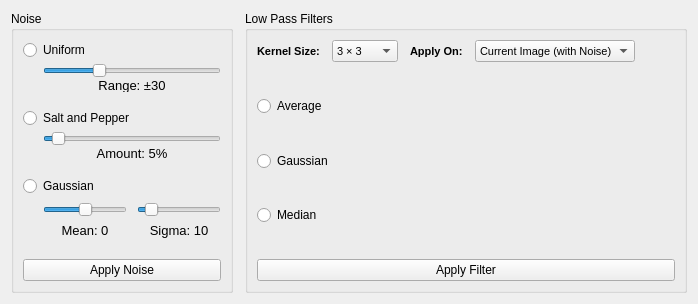
         <widget class="QWidget" name="noiseFilterPage">
          <layout class="QHBoxLayout" name="horizontalLayout_3">
           <property name="spacing">
            <number>12</number>
           </property>
           <item>
            <widget class="QGroupBox" name="noiseGroup">
             <property name="sizePolicy">
              <sizepolicy hsizetype="Preferred" vsizetype="Preferred">
               <horstretch>0</horstretch>
               <verstretch>0</verstretch>
              </sizepolicy>
             </property>
             <property name="title">
              <string>Noise</string>
             </property>
             <layout class="QVBoxLayout" name="verticalLayout_5">
              <property name="spacing">
               <number>4</number>
              </property>
              <item>
               <widget class="QRadioButton" name="radioUniform">
                <property name="styleSheet">
                 <string notr="true">font: 75 9pt &quot;MS Shell Dlg 2&quot;;</string>
                </property>
                <property name="text">
                 <string>Uniform</string>
                </property>
               </widget>
              </item>
              <item>
               <widget class="QWidget" name="uniformSliderContainer" native="true">
                <property name="minimumSize">
                 <size>
                  <width>0</width>
                  <height>28</height>
                 </size>
                </property>
                <property name="maximumSize">
                 <size>
                  <width>16777215</width>
                  <height>28</height>
                 </size>
                </property>
                <layout class="QVBoxLayout" name="verticalLayout_uniform">
                 <property name="spacing">
                  <number>2</number>
                 </property>
                 <property name="leftMargin">
                  <number>20</number>
                 </property>
                 <property name="topMargin">
                  <number>0</number>
                 </property>
                 <property name="rightMargin">
                  <number>0</number>
                 </property>
                 <property name="bottomMargin">
                  <number>0</number>
                 </property>
                 <item>
                  <widget class="QSlider" name="sliderUniform">
                   <property name="maximumSize">
                    <size>
                     <width>390</width>
                     <height>20</height>
                    </size>
                   </property>
                   <property name="visible">
                    <bool>false</bool>
                   </property>
                   <property name="maximum">
                    <number>100</number>
                   </property>
                   <property name="value">
                    <number>30</number>
                   </property>
                   <property name="orientation">
                    <enum>Qt::Horizontal</enum>
                   </property>
                  </widget>
                 </item>
                 <item>
                  <widget class="QLabel" name="labelUniformValue">
                   <property name="visible">
                    <bool>false</bool>
                   </property>
                   <property name="styleSheet">
                    <string notr="true">font-size: 13px; padding: 0px; margin: 0px;</string>
                   </property>
                   <property name="text">
                    <string>Range: ±30</string>
                   </property>
                   <property name="alignment">
                    <set>Qt::AlignCenter</set>
                   </property>
                  </widget>
                 </item>
                </layout>
               </widget>
              </item>
              <item>
               <spacer name="spacerBetweenNoise1">
                <property name="orientation">
                 <enum>Qt::Vertical</enum>
                </property>
                <property name="sizeHint" stdset="0">
                 <size>
                  <width>20</width>
                  <height>12</height>
                 </size>
                </property>
               </spacer>
              </item>
              <item>
               <widget class="QRadioButton" name="radioSaltPepper">
                <property name="styleSheet">
                 <string notr="true">font: 75 9pt &quot;MS Shell Dlg 2&quot;;</string>
                </property>
                <property name="text">
                 <string>Salt and Pepper</string>
                </property>
               </widget>
              </item>
              <item>
               <widget class="QWidget" name="saltPepperSliderContainer" native="true">
                <property name="minimumSize">
                 <size>
                  <width>0</width>
                  <height>28</height>
                 </size>
                </property>
                <property name="maximumSize">
                 <size>
                  <width>16777215</width>
                  <height>28</height>
                 </size>
                </property>
                <layout class="QVBoxLayout" name="verticalLayout_saltpepper">
                 <property name="spacing">
                  <number>2</number>
                 </property>
                 <property name="leftMargin">
                  <number>20</number>
                 </property>
                 <property name="topMargin">
                  <number>0</number>
                 </property>
                 <property name="rightMargin">
                  <number>0</number>
                 </property>
                 <property name="bottomMargin">
                  <number>0</number>
                 </property>
                 <item>
                  <widget class="QSlider" name="sliderSaltPepper">
                   <property name="maximumSize">
                    <size>
                     <width>390</width>
                     <height>20</height>
                    </size>
                   </property>
                   <property name="visible">
                    <bool>false</bool>
                   </property>
                   <property name="maximum">
                    <number>100</number>
                   </property>
                   <property name="value">
                    <number>5</number>
                   </property>
                   <property name="orientation">
                    <enum>Qt::Horizontal</enum>
                   </property>
                  </widget>
                 </item>
                 <item>
                  <widget class="QLabel" name="labelSaltPepperValue">
                   <property name="visible">
                    <bool>false</bool>
                   </property>
                   <property name="styleSheet">
                    <string notr="true">font-size: 13px; padding: 0px; margin: 0px;</string>
                   </property>
                   <property name="text">
                    <string>Amount: 5%</string>
                   </property>
                   <property name="alignment">
                    <set>Qt::AlignCenter</set>
                   </property>
                  </widget>
                 </item>
                </layout>
               </widget>
              </item>
              <item>
               <spacer name="spacerBetweenNoise2">
                <property name="orientation">
                 <enum>Qt::Vertical</enum>
                </property>
                <property name="sizeHint" stdset="0">
                 <size>
                  <width>20</width>
                  <height>12</height>
                 </size>
                </property>
               </spacer>
              </item>
              <item>
               <widget class="QRadioButton" name="radioGaussian">
                <property name="styleSheet">
                 <string notr="true">font: 75 9pt &quot;MS Shell Dlg 2&quot;;</string>
                </property>
                <property name="text">
                 <string>Gaussian</string>
                </property>
               </widget>
              </item>
              <item>
               <widget class="QWidget" name="gaussianSliderContainer" native="true">
                <property name="minimumSize">
                 <size>
                  <width>0</width>
                  <height>40</height>
                 </size>
                </property>
                <property name="maximumSize">
                 <size>
                  <width>16777215</width>
                  <height>40</height>
                 </size>
                </property>
                <layout class="QHBoxLayout" name="horizontalLayout_gaussian">
                 <property name="spacing">
                  <number>10</number>
                 </property>
                 <property name="leftMargin">
                  <number>20</number>
                 </property>
                 <property name="topMargin">
                  <number>0</number>
                 </property>
                 <property name="rightMargin">
                  <number>0</number>
                 </property>
                 <property name="bottomMargin">
                  <number>0</number>
                 </property>
                 <item>
                  <widget class="QWidget" name="meanSliderWidget" native="true">
                   <layout class="QVBoxLayout" name="verticalLayout_mean">
                    <property name="spacing">
                     <number>2</number>
                    </property>
                    <property name="leftMargin">
                     <number>0</number>
                    </property>
                    <property name="topMargin">
                     <number>0</number>
                    </property>
                    <property name="rightMargin">
                     <number>0</number>
                    </property>
                    <property name="bottomMargin">
                     <number>0</number>
                    </property>
                    <item>
                     <widget class="QSlider" name="sliderGaussianMean">
                      <property name="maximumSize">
                       <size>
                        <width>180</width>
                        <height>20</height>
                       </size>
                      </property>
                      <property name="visible">
                       <bool>false</bool>
                      </property>
                      <property name="minimum">
                       <number>-50</number>
                      </property>
                      <property name="maximum">
                       <number>50</number>
                      </property>
                      <property name="value">
                       <number>0</number>
                      </property>
                      <property name="orientation">
                       <enum>Qt::Horizontal</enum>
                      </property>
                     </widget>
                    </item>
                    <item>
                     <widget class="QLabel" name="labelGaussianMeanValue">
                      <property name="visible">
                       <bool>false</bool>
                      </property>
                      <property name="styleSheet">
                       <string notr="true">font-size: 13px; padding: 0px; margin: 0px;</string>
                      </property>
                      <property name="text">
                       <string>Mean: 0</string>
                      </property>
                      <property name="alignment">
                       <set>Qt::AlignCenter</set>
                      </property>
                     </widget>
                    </item>
                   </layout>
                  </widget>
                 </item>
                 <item>
                  <widget class="QWidget" name="sigmaSliderWidget" native="true">
                   <layout class="QVBoxLayout" name="verticalLayout_sigma">
                    <property name="spacing">
                     <number>2</number>
                    </property>
                    <property name="leftMargin">
                     <number>0</number>
                    </property>
                    <property name="topMargin">
                     <number>0</number>
                    </property>
                    <property name="rightMargin">
                     <number>0</number>
                    </property>
                    <property name="bottomMargin">
                     <number>0</number>
                    </property>
                    <item>
                     <widget class="QSlider" name="sliderGaussianSigma">
                      <property name="maximumSize">
                       <size>
                        <width>180</width>
                        <height>20</height>
                       </size>
                      </property>
                      <property name="visible">
                       <bool>false</bool>
                      </property>
                      <property name="maximum">
                       <number>100</number>
                      </property>
                      <property name="value">
                       <number>10</number>
                      </property>
                      <property name="orientation">
                       <enum>Qt::Horizontal</enum>
                      </property>
                     </widget>
                    </item>
                    <item>
                     <widget class="QLabel" name="labelGaussianSigmaValue">
                      <property name="visible">
                       <bool>false</bool>
                      </property>
                      <property name="styleSheet">
                       <string notr="true">font-size: 13px; padding: 0px; margin: 0px;</string>
                      </property>
                      <property name="text">
                       <string>Sigma: 10</string>
                      </property>
                      <property name="alignment">
                       <set>Qt::AlignCenter</set>
                      </property>
                     </widget>
                    </item>
                   </layout>
                  </widget>
                 </item>
                </layout>
               </widget>
              </item>
              <item>
               <spacer name="verticalSpacer_noise">
                <property name="orientation">
                 <enum>Qt::Vertical</enum>
                </property>
                <property name="sizeType">
                 <enum>QSizePolicy::Expanding</enum>
                </property>
                <property name="sizeHint" stdset="0">
                 <size>
                  <width>20</width>
                  <height>15</height>
                 </size>
                </property>
               </spacer>
              </item>
              <item>
               <widget class="QPushButton" name="btnApplyNoise">
                <property name="text">
                 <string>Apply Noise</string>
                </property>
               </widget>
              </item>
             </layout>
            </widget>
           </item>
           <item>
            <widget class="QGroupBox" name="filterGroup">
             <property name="sizePolicy">
              <sizepolicy hsizetype="Preferred" vsizetype="Preferred">
               <horstretch>0</horstretch>
               <verstretch>0</verstretch>
              </sizepolicy>
             </property>
             <property name="title">
              <string>Low Pass Filters</string>
             </property>
             <layout class="QVBoxLayout" name="verticalLayout_6">
              <property name="spacing">
               <number>4</number>
              </property>
              <item>
               <widget class="QWidget" name="kernelSizeContainer" native="true">
                <layout class="QHBoxLayout" name="horizontalLayout_kernelSize">
                 <property name="spacing">
                  <number>12</number>
                 </property>
                 <property name="leftMargin">
                  <number>0</number>
                 </property>
                 <property name="topMargin">
                  <number>0</number>
                 </property>
                 <property name="rightMargin">
                  <number>0</number>
                 </property>
                 <property name="bottomMargin">
                  <number>0</number>
                 </property>
                 <item>
                  <widget class="QLabel" name="labelKernelSize">
                   <property name="styleSheet">
                    <string notr="true">font-size: 11px; font-weight: bold;</string>
                   </property>
                   <property name="text">
                    <string>Kernel Size:</string>
                   </property>
                  </widget>
                 </item>
                 <item>
                  <widget class="QComboBox" name="comboKernelSize">
                   <property name="maximumSize">
                    <size>
                     <width>75</width>
                     <height>16777215</height>
                    </size>
                   </property>
                   <property name="styleSheet">
                    <string notr="true">font-size: 11px;</string>
                   </property>
                   <item>
                    <property name="text">
                     <string>3 × 3</string>
                    </property>
                   </item>
                   <item>
                    <property name="text">
                     <string>5 × 5</string>
                    </property>
                   </item>
                   <item>
                    <property name="text">
                     <string>7 × 7</string>
                    </property>
                   </item>
                   <item>
                    <property name="text">
                     <string>9 × 9</string>
                    </property>
                   </item>
                   <item>
                    <property name="text">
                     <string>11 × 11</string>
                    </property>
                   </item>
                   <item>
                    <property name="text">
                     <string>13 × 13</string>
                    </property>
                   </item>
                   <item>
                    <property name="text">
                     <string>15 × 15</string>
                    </property>
                   </item>
                  </widget>
                 </item>
                 <item>
                  <widget class="QLabel" name="labelApplyOn">
                   <property name="styleSheet">
                    <string notr="true">font-size: 11px; font-weight: bold;</string>
                   </property>
                   <property name="text">
                    <string>Apply On:</string>
                   </property>
                  </widget>
                 </item>
                 <item>
                  <widget class="QComboBox" name="comboFilterApplyOn">
                   <property name="maximumSize">
                    <size>
                     <width>180</width>
                     <height>16777215</height>
                    </size>
                   </property>
                   <property name="styleSheet">
                    <string notr="true">font-size: 11px;</string>
                   </property>
                   <item>
                    <property name="text">
                     <string>Current Image (with Noise)</string>
                    </property>
                   </item>
                   <item>
                    <property name="text">
                     <string>Original Image</string>
                    </property>
                   </item>
                  </widget>
                 </item>
                 <item>
                  <spacer name="horizontalSpacer_filter">
                   <property name="orientation">
                    <enum>Qt::Horizontal</enum>
                   </property>
                   <property name="sizeHint" stdset="0">
                    <size>
                     <width>40</width>
                     <height>20</height>
                    </size>
                   </property>
                  </spacer>
                 </item>
                </layout>
               </widget>
              </item>
              <item>
               <spacer name="spacerAfterKernel">
                <property name="orientation">
                 <enum>Qt::Vertical</enum>
                </property>
                <property name="sizeHint" stdset="0">
                 <size>
                  <width>20</width>
                  <height>8</height>
                 </size>
                </property>
               </spacer>
              </item>
              <item>
               <widget class="QRadioButton" name="radioAverage">
                <property name="styleSheet">
                 <string notr="true">font: 75 9pt &quot;MS Shell Dlg 2&quot;;</string>
                </property>
                <property name="text">
                 <string>Average</string>
                </property>
               </widget>
              </item>
              <item>
               <spacer name="spacerBetweenFilter1">
                <property name="orientation">
                 <enum>Qt::Vertical</enum>
                </property>
                <property name="sizeHint" stdset="0">
                 <size>
                  <width>20</width>
                  <height>12</height>
                 </size>
                </property>
               </spacer>
              </item>
              <item>
               <widget class="QRadioButton" name="radioGaussianFilter">
                <property name="styleSheet">
                 <string notr="true">font: 75 9pt &quot;MS Shell Dlg 2&quot;;
</string>
                </property>
                <property name="text">
                 <string>Gaussian</string>
                </property>
               </widget>
              </item>
              <item>
               <spacer name="spacerBetweenFilter2">
                <property name="orientation">
                 <enum>Qt::Vertical</enum>
                </property>
                <property name="sizeHint" stdset="0">
                 <size>
                  <width>20</width>
                  <height>12</height>
                 </size>
                </property>
               </spacer>
              </item>
              <item>
               <widget class="QRadioButton" name="radioMedian">
                <property name="styleSheet">
                 <string notr="true">font: 75 9pt &quot;MS Shell Dlg 2&quot;;</string>
                </property>
                <property name="text">
                 <string>Median</string>
                </property>
               </widget>
              </item>
              <item>
               <spacer name="verticalSpacer_filter">
                <property name="orientation">
                 <enum>Qt::Vertical</enum>
                </property>
                <property name="sizeType">
                 <enum>QSizePolicy::Expanding</enum>
                </property>
                <property name="sizeHint" stdset="0">
                 <size>
                  <width>20</width>
                  <height>15</height>
                 </size>
                </property>
               </spacer>
              </item>
              <item>
               <widget class="QPushButton" name="btnApplyFilter">
                <property name="text">
                 <string>Apply Filter</string>
                </property>
               </widget>
              </item>
             </layout>
            </widget>
           </item>
          </layout>
         </widget>
